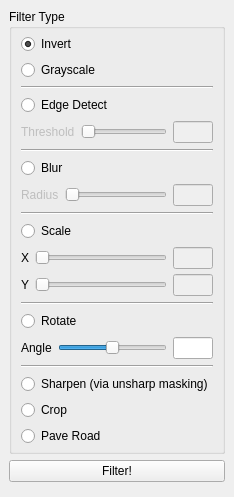
  <widget class="QDockWidget" name="filterDock">
   <property name="windowTitle">
    <string>Filter</string>
   </property>
   <attribute name="dockWidgetArea">
    <number>1</number>
   </attribute>
   <widget class="QWidget" name="filterDockContents">
    <layout class="QVBoxLayout" name="verticalLayout_5">
     <item>
      <widget class="QGroupBox" name="filterType">
       <property name="title">
        <string>Filter Type</string>
       </property>
       <layout class="QVBoxLayout" name="verticalLayout_6">
        <property name="topMargin">
         <number>5</number>
        </property>
        <property name="bottomMargin">
         <number>5</number>
        </property>
        <item>
         <widget class="QRadioButton" name="filterTypeInvert">
          <property name="text">
           <string>Invert</string>
          </property>
          <property name="checked">
           <bool>true</bool>
          </property>
         </widget>
        </item>
        <item>
         <widget class="QRadioButton" name="filterTypeGrayscale">
          <property name="text">
           <string>Grayscale</string>
          </property>
         </widget>
        </item>
        <item>
         <widget class="Line" name="line_5">
          <property name="orientation">
           <enum>Qt::Horizontal</enum>
          </property>
         </widget>
        </item>
        <item>
         <widget class="QRadioButton" name="filterTypeEdgeDetect">
          <property name="text">
           <string>Edge Detect</string>
          </property>
         </widget>
        </item>
        <item>
         <widget class="QWidget" name="edgeDetectThreshold" native="true">
          <property name="enabled">
           <bool>false</bool>
          </property>
          <layout class="QGridLayout" name="gridLayout_13">
           <property name="leftMargin">
            <number>0</number>
           </property>
           <property name="topMargin">
            <number>0</number>
           </property>
           <property name="rightMargin">
            <number>0</number>
           </property>
           <property name="bottomMargin">
            <number>0</number>
           </property>
           <item row="0" column="0">
            <widget class="QLabel" name="edgeDetectThresholdLabel">
             <property name="text">
              <string>Threshold</string>
             </property>
            </widget>
           </item>
           <item row="0" column="1">
            <widget class="QSlider" name="edgeDetectThresholdSlider">
             <property name="orientation">
              <enum>Qt::Horizontal</enum>
             </property>
            </widget>
           </item>
           <item row="0" column="2">
            <widget class="QLineEdit" name="edgeDetectThresholdTextbox">
             <property name="minimumSize">
              <size>
               <width>40</width>
               <height>0</height>
              </size>
             </property>
             <property name="maximumSize">
              <size>
               <width>40</width>
               <height>16777215</height>
              </size>
             </property>
            </widget>
           </item>
          </layout>
         </widget>
        </item>
        <item>
         <widget class="Line" name="line">
          <property name="orientation">
           <enum>Qt::Horizontal</enum>
          </property>
         </widget>
        </item>
        <item>
         <widget class="QRadioButton" name="filterTypeBlur">
          <property name="text">
           <string>Blur</string>
          </property>
         </widget>
        </item>
        <item>
         <widget class="QWidget" name="blurRadius" native="true">
          <layout class="QGridLayout" name="gridLayout_8">
           <property name="leftMargin">
            <number>0</number>
           </property>
           <property name="topMargin">
            <number>0</number>
           </property>
           <property name="rightMargin">
            <number>0</number>
           </property>
           <property name="bottomMargin">
            <number>0</number>
           </property>
           <item row="0" column="2">
            <widget class="QLineEdit" name="blurRadiusTextbox">
             <property name="enabled">
              <bool>false</bool>
             </property>
             <property name="minimumSize">
              <size>
               <width>40</width>
               <height>0</height>
              </size>
             </property>
             <property name="maximumSize">
              <size>
               <width>40</width>
               <height>16777215</height>
              </size>
             </property>
            </widget>
           </item>
           <item row="0" column="1">
            <widget class="QSlider" name="blurRadiusSlider">
             <property name="enabled">
              <bool>false</bool>
             </property>
             <property name="minimumSize">
              <size>
               <width>100</width>
               <height>0</height>
              </size>
             </property>
             <property name="orientation">
              <enum>Qt::Horizontal</enum>
             </property>
            </widget>
           </item>
           <item row="0" column="0">
            <widget class="QLabel" name="blurRadiusLabel">
             <property name="enabled">
              <bool>false</bool>
             </property>
             <property name="text">
              <string>Radius</string>
             </property>
            </widget>
           </item>
          </layout>
         </widget>
        </item>
        <item>
         <widget class="Line" name="line_2">
          <property name="orientation">
           <enum>Qt::Horizontal</enum>
          </property>
         </widget>
        </item>
        <item>
         <widget class="QRadioButton" name="filterTypeScale">
          <property name="text">
           <string>Scale</string>
          </property>
         </widget>
        </item>
        <item>
         <widget class="QWidget" name="scale" native="true">
          <layout class="QGridLayout" name="gridLayout_9">
           <property name="leftMargin">
            <number>0</number>
           </property>
           <property name="topMargin">
            <number>0</number>
           </property>
           <property name="rightMargin">
            <number>0</number>
           </property>
           <property name="bottomMargin">
            <number>0</number>
           </property>
           <property name="verticalSpacing">
            <number>5</number>
           </property>
           <item row="0" column="0">
            <widget class="QLabel" name="scaleLabelX">
             <property name="text">
              <string>X</string>
             </property>
            </widget>
           </item>
           <item row="0" column="1">
            <widget class="QSlider" name="scaleSliderX">
             <property name="enabled">
              <bool>false</bool>
             </property>
             <property name="minimumSize">
              <size>
               <width>100</width>
               <height>0</height>
              </size>
             </property>
             <property name="orientation">
              <enum>Qt::Horizontal</enum>
             </property>
            </widget>
           </item>
           <item row="0" column="2">
            <widget class="QLineEdit" name="scaleTextboxX">
             <property name="enabled">
              <bool>false</bool>
             </property>
             <property name="minimumSize">
              <size>
               <width>40</width>
               <height>0</height>
              </size>
             </property>
             <property name="maximumSize">
              <size>
               <width>40</width>
               <height>16777215</height>
              </size>
             </property>
            </widget>
           </item>
           <item row="1" column="0">
            <widget class="QLabel" name="scaleLabelY">
             <property name="text">
              <string>Y</string>
             </property>
            </widget>
           </item>
           <item row="1" column="1">
            <widget class="QSlider" name="scaleSliderY">
             <property name="enabled">
              <bool>false</bool>
             </property>
             <property name="minimumSize">
              <size>
               <width>100</width>
               <height>0</height>
              </size>
             </property>
             <property name="orientation">
              <enum>Qt::Horizontal</enum>
             </property>
            </widget>
           </item>
           <item row="1" column="2">
            <widget class="QLineEdit" name="scaleTextboxY">
             <property name="enabled">
              <bool>false</bool>
             </property>
             <property name="minimumSize">
              <size>
               <width>40</width>
               <height>0</height>
              </size>
             </property>
             <property name="maximumSize">
              <size>
               <width>40</width>
               <height>16777215</height>
              </size>
             </property>
            </widget>
           </item>
          </layout>
         </widget>
        </item>
        <item>
         <widget class="Line" name="line_3">
          <property name="orientation">
           <enum>Qt::Horizontal</enum>
          </property>
         </widget>
        </item>
        <item>
         <widget class="QRadioButton" name="filterTypeRotate">
          <property name="text">
           <string>Rotate</string>
          </property>
         </widget>
        </item>
        <item>
         <layout class="QGridLayout" name="gridLayout_16">
          <item row="1" column="0">
           <widget class="QLabel" name="rotateAngleLabel">
            <property name="text">
             <string>Angle</string>
            </property>
           </widget>
          </item>
          <item row="1" column="1">
           <widget class="QSlider" name="rotateSlider">
            <property name="minimum">
             <number>-360</number>
            </property>
            <property name="maximum">
             <number>360</number>
            </property>
            <property name="orientation">
             <enum>Qt::Horizontal</enum>
            </property>
           </widget>
          </item>
          <item row="1" column="2">
           <widget class="QLineEdit" name="rotateAngleEdit">
            <property name="maximumSize">
             <size>
              <width>40</width>
              <height>16777215</height>
             </size>
            </property>
           </widget>
          </item>
         </layout>
        </item>
        <item>
         <widget class="Line" name="line_4">
          <property name="orientation">
           <enum>Qt::Horizontal</enum>
          </property>
         </widget>
        </item>
        <item>
         <widget class="QRadioButton" name="filterTypeSpecial1">
          <property name="text">
           <string>Sharpen (via unsharp masking)</string>
          </property>
         </widget>
        </item>
        <item>
         <widget class="QRadioButton" name="filterTypeSpecial2">
          <property name="text">
           <string>Crop</string>
          </property>
         </widget>
        </item>
        <item>
         <widget class="QRadioButton" name="filterTypeSpecial3">
          <property name="text">
           <string>Pave Road</string>
          </property>
         </widget>
        </item>
       </layout>
      </widget>
     </item>
     <item>
      <widget class="QPushButton" name="filterButton">
       <property name="text">
        <string>Filter!</string>
       </property>
      </widget>
     </item>
     <item>
      <widget class="QWidget" name="filterDockEmptySpace" native="true">
       <property name="sizePolicy">
        <sizepolicy hsizetype="Preferred" vsizetype="Expanding">
         <horstretch>0</horstretch>
         <verstretch>0</verstretch>
        </sizepolicy>
       </property>
      </widget>
     </item>
    </layout>
   </widget>
  </widget>
